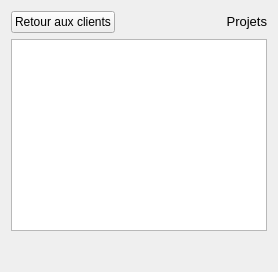
      <widget class="QWidget" name="page_2">
       <layout class="QGridLayout" name="gridLayout_11">
        <item row="1" column="0">
         <widget class="QPushButton" name="btnBackToCustomers">
          <property name="text">
           <string>Retour aux clients</string>
          </property>
          <property name="icon">
           <iconset resource="../../icons.qrc">
            <normaloff>:/icons/img/customer24.png</normaloff>:/icons/img/customer24.png</iconset>
          </property>
         </widget>
        </item>
        <item row="2" column="0" colspan="3">
         <widget class="QTableView" name="tblProjects">
          <property name="editTriggers">
           <set>QAbstractItemView::NoEditTriggers</set>
          </property>
          <property name="alternatingRowColors">
           <bool>true</bool>
          </property>
          <property name="selectionMode">
           <enum>QAbstractItemView::SingleSelection</enum>
          </property>
          <property name="selectionBehavior">
           <enum>QAbstractItemView::SelectRows</enum>
          </property>
         </widget>
        </item>
        <item row="3" column="0" colspan="3">
         <layout class="QHBoxLayout" name="horizontalLayout">
          <item>
           <spacer name="horizontalSpacer_4">
            <property name="orientation">
             <enum>Qt::Horizontal</enum>
            </property>
            <property name="sizeHint" stdset="0">
             <size>
              <width>40</width>
              <height>20</height>
             </size>
            </property>
           </spacer>
          </item>
          <item>
           <widget class="Gui::Widgets::ProjectsWidget" name="wdgTblProjectsToolBar" native="true">
            <property name="minimumSize">
             <size>
              <width>200</width>
              <height>24</height>
             </size>
            </property>
           </widget>
          </item>
         </layout>
        </item>
        <item row="1" column="2">
         <widget class="QLabel" name="lblProjects">
          <property name="minimumSize">
           <size>
            <width>0</width>
            <height>0</height>
           </size>
          </property>
          <property name="maximumSize">
           <size>
            <width>400</width>
            <height>16777215</height>
           </size>
          </property>
          <property name="font">
           <font>
            <pointsize>10</pointsize>
           </font>
          </property>
          <property name="text">
           <string>&lt;html&gt;&lt;head/&gt;&lt;body&gt;&lt;p align=&quot;right&quot;&gt;Projets&lt;/p&gt;&lt;/body&gt;&lt;/html&gt;</string>
          </property>
         </widget>
        </item>
        <item row="1" column="1">
         <spacer name="horizontalSpacer_2">
          <property name="orientation">
           <enum>Qt::Horizontal</enum>
          </property>
          <property name="sizeHint" stdset="0">
           <size>
            <width>40</width>
            <height>20</height>
           </size>
          </property>
         </spacer>
        </item>
       </layout>
      </widget>
